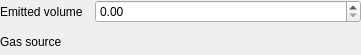
<?xml version="1.0" encoding="UTF-8"?>
<ui version="4.0">
 <class>GasEmissionActionWidget</class>
 <widget class="QWidget" name="GasEmissionActionWidget">
  <property name="geometry">
   <rect>
    <x>0</x>
    <y>0</y>
    <width>361</width>
    <height>55</height>
   </rect>
  </property>
  <property name="windowTitle">
   <string>Form</string>
  </property>
  <property name="locale">
   <locale language="English" country="UnitedStates"/>
  </property>
  <layout class="QVBoxLayout" name="verticalLayout">
   <property name="leftMargin">
    <number>0</number>
   </property>
   <property name="topMargin">
    <number>0</number>
   </property>
   <property name="rightMargin">
    <number>0</number>
   </property>
   <property name="bottomMargin">
    <number>0</number>
   </property>
   <item>
    <layout class="QHBoxLayout" name="volumeLayout">
     <item>
      <widget class="QLabel" name="volumeLabel">
       <property name="sizePolicy">
        <sizepolicy hsizetype="Preferred" vsizetype="Preferred">
         <horstretch>1</horstretch>
         <verstretch>0</verstretch>
        </sizepolicy>
       </property>
       <property name="text">
        <string>Emitted volume</string>
       </property>
       <property name="wordWrap">
        <bool>true</bool>
       </property>
      </widget>
     </item>
     <item>
      <widget class="QDoubleSpinBox" name="volumeSpin">
       <property name="sizePolicy">
        <sizepolicy hsizetype="Minimum" vsizetype="Fixed">
         <horstretch>3</horstretch>
         <verstretch>0</verstretch>
        </sizepolicy>
       </property>
       <property name="decimals">
        <number>2</number>
       </property>
       <property name="maximum">
        <double>99999.990000000005239</double>
       </property>
      </widget>
     </item>
    </layout>
   </item>
   <item>
    <layout class="QHBoxLayout" name="targetLayout">
     <item>
      <widget class="QLabel" name="targetLabel">
       <property name="sizePolicy">
        <sizepolicy hsizetype="Preferred" vsizetype="Preferred">
         <horstretch>1</horstretch>
         <verstretch>0</verstretch>
        </sizepolicy>
       </property>
       <property name="text">
        <string>Gas source</string>
       </property>
       <property name="wordWrap">
        <bool>true</bool>
       </property>
      </widget>
     </item>
    </layout>
   </item>
  </layout>
 </widget>
 <resources/>
 <connections/>
</ui>
